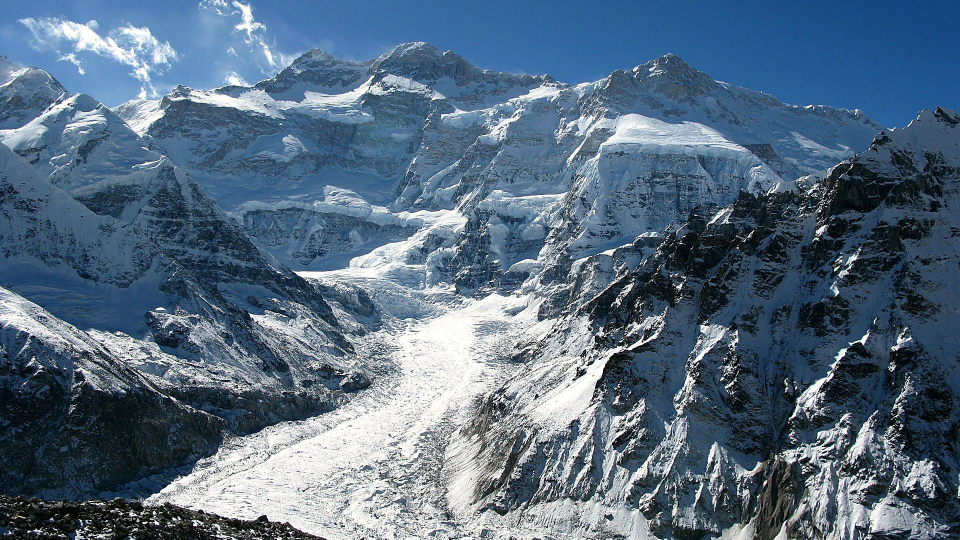
#> input picture images/hero-pangpema.jpg, 1920 x 1079 px (shown at 1/2 size)
$ python make_og_image.py
#> lines starting #> are read from the running program, lines starting #| are printed output that depends on the picture
import os
from PIL import Image, ImageDraw, ImageFont, ImageFilter

IMG_DIR = os.path.join(os.path.dirname(__file__), "..", "images")
SRC = os.path.join(IMG_DIR, "hero-pangpema.jpg")
OUT_JPG = os.path.join(IMG_DIR, "og-image.jpg")
OUT_WEBP = os.path.join(IMG_DIR, "og-image.webp")

W, H = 1200, 630

im = Image.open(SRC).convert("RGB")
#> im is the input picture: PIL image 1920x1079 RGB; mean R, G, B 87, 108.4, 128.6
# cover-crop to 1200x630
src_w, src_h = im.size
#> src_w = 1920; src_h = 1079
target_ratio = W / H
src_ratio = src_w / src_h
#> src_ratio = 1.78
if src_ratio > target_ratio:
    new_w = round(src_h * target_ratio)
    left = (src_w - new_w) // 2
    im = im.crop((left, 0, left + new_w, src_h))
else:
    new_h = round(src_w / target_ratio)
#> new_h = 1008
    top = (src_h - new_h) // 2
#> top = 35
    im = im.crop((0, top, src_w, top + new_h))
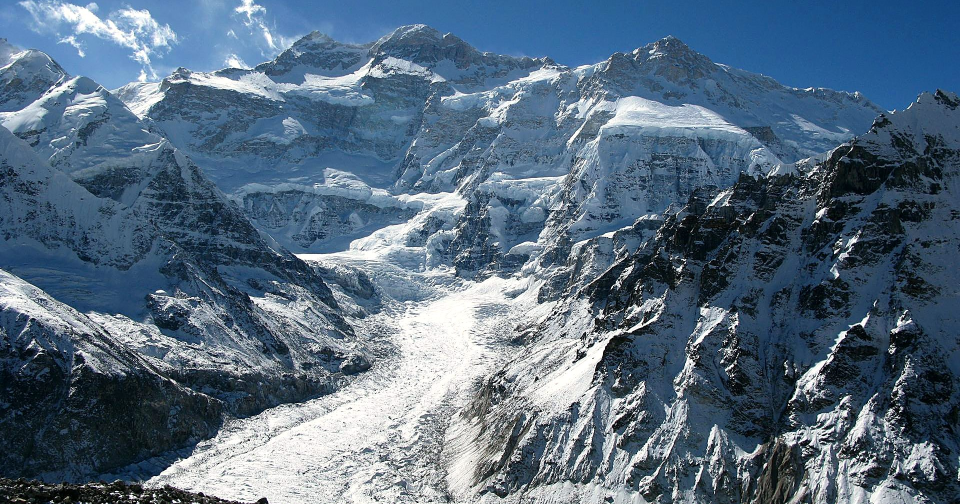
#> im: PIL image 1920x1008 RGB (shown at 1/2 size); mean R, G, B 87.1, 108.2, 127.9
im = im.resize((W, H), Image.LANCZOS)
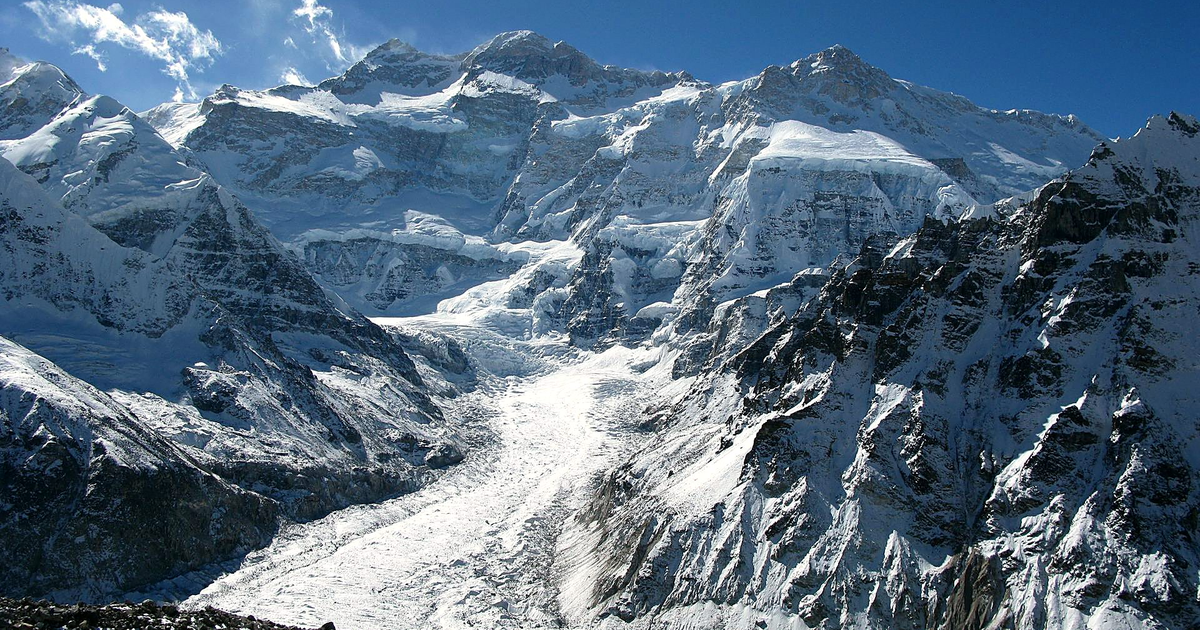
#> im: PIL image 1200x630 RGB; mean R, G, B 87.1, 108.1, 127.8

# darken gradient overlay for text legibility (bottom + left)
overlay = Image.new("L", (W, H), 0)
#> overlay: PIL image 1200x630 L; every value is 0
draw_o = ImageDraw.Draw(overlay)
for y in range(H):
    alpha = int(160 * (y / H) ** 1.3)
    draw_o.line([(0, y), (W, y)], fill=alpha)
dark = Image.new("RGB", (W, H), (10, 14, 20))
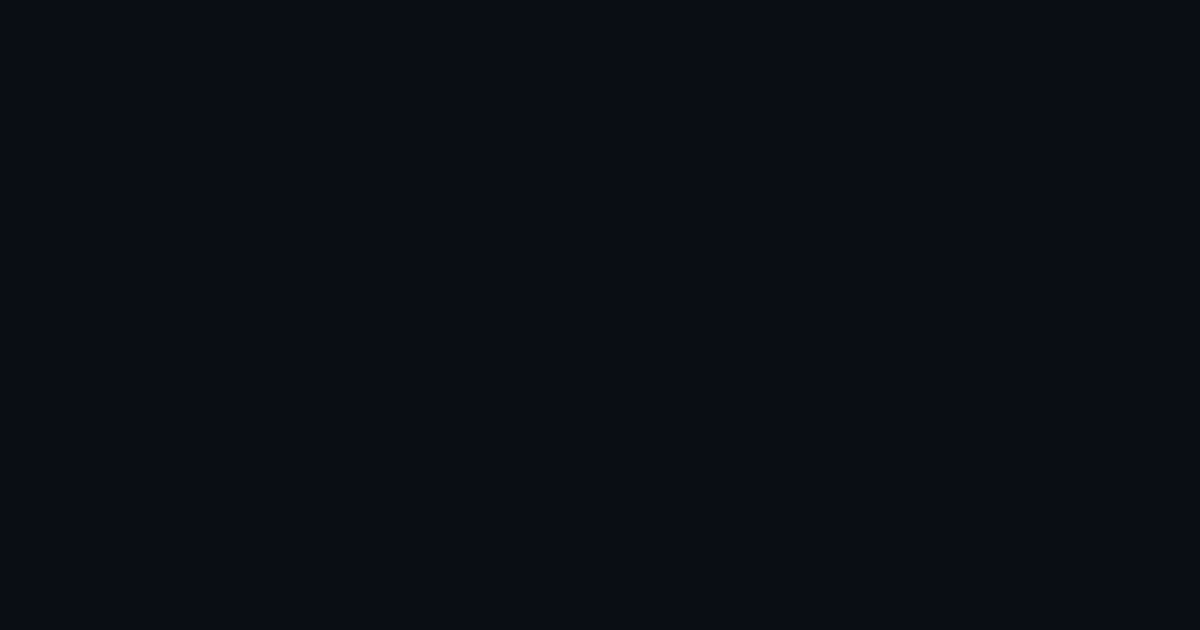
#> dark: PIL image 1200x630 RGB; mean R, G, B 10, 14, 20
im = Image.composite(dark, im, overlay)
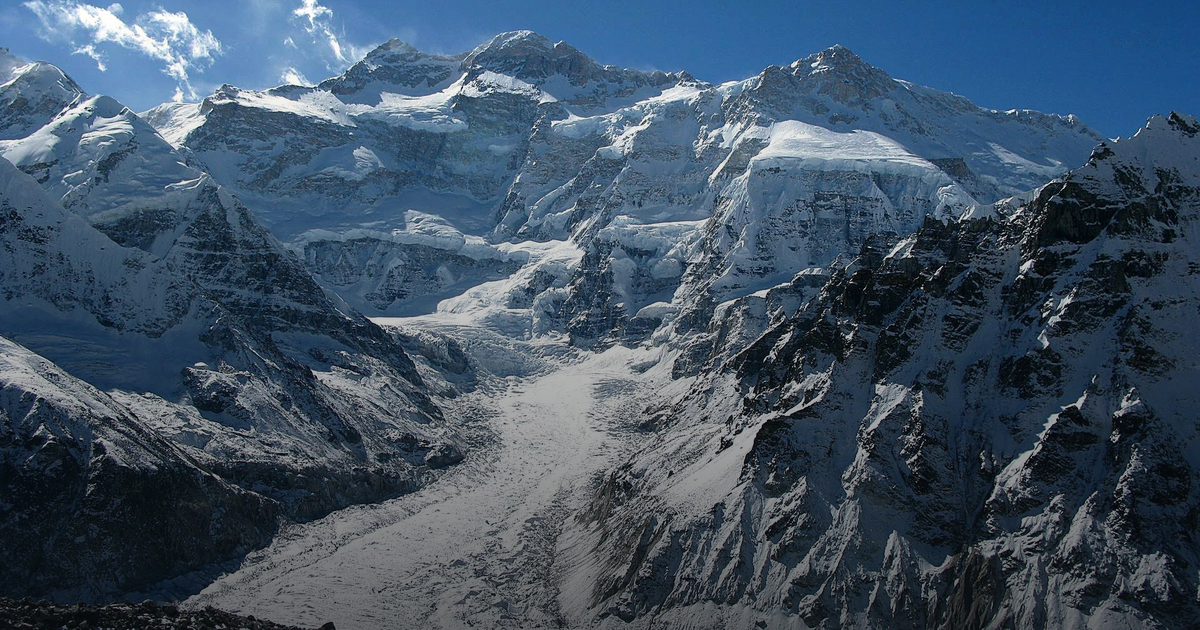
#> im: PIL image 1200x630 RGB; mean R, G, B 63.9, 82.4, 100.6

draw = ImageDraw.Draw(im)

serif_bold = "/usr/share/fonts/truetype/dejavu/DejaVuSerif-Bold.ttf"
sans = "/usr/share/fonts/truetype/dejavu/DejaVuSans.ttf"

f_kicker = ImageFont.truetype(sans, 30)
f_title = ImageFont.truetype(serif_bold, 64)
f_sub = ImageFont.truetype(sans, 30)

saffron = (224, 155, 63)
cream = (245, 240, 230)

x = 64
draw.text((x, 380), "КАНЧЕНДЖАНГА · НЕПАЛ", font=f_kicker, fill=saffron)
draw.text((x, 425), "Пять сокровищ снегов", font=f_title, fill=cream)
draw.text((x, 500), "Трек к Канченджанге", font=f_title, fill=cream)
draw.text((x, 575), "5–20 апреля 2027 · северный базовый лагерь, 5143 м", font=f_sub, fill=(214, 210, 202))

im.save(OUT_JPG, "JPEG", quality=85, optimize=True)
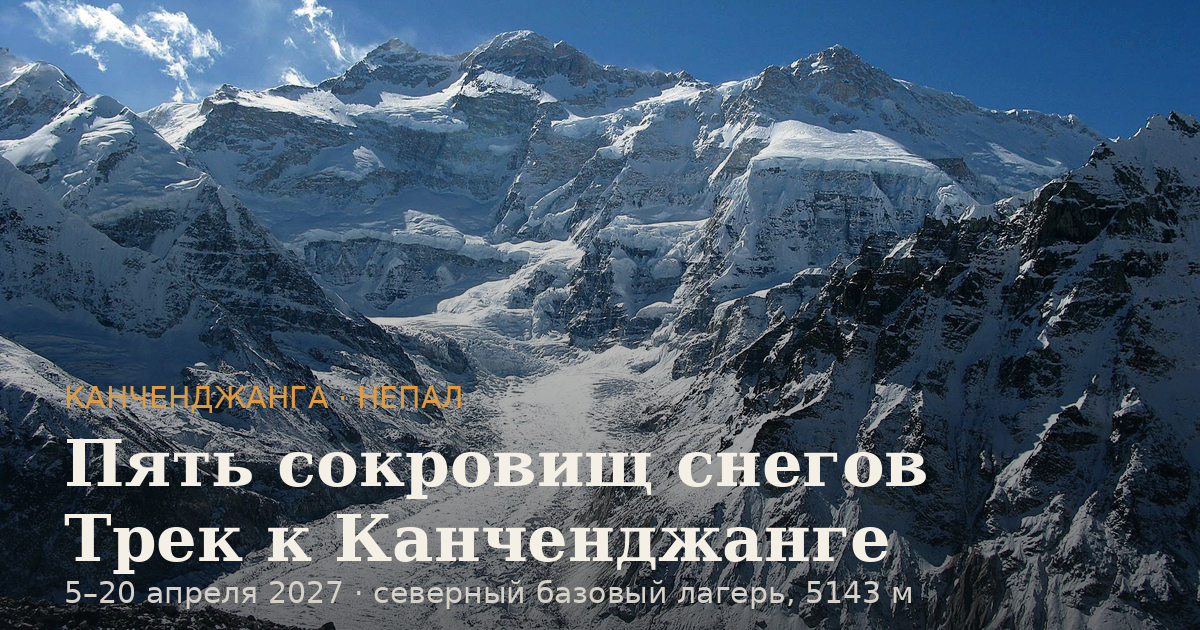
#> saved as og-image.jpg: PIL image 1200x630 RGB; mean R, G, B 72.4, 90.1, 107.2
im.save(OUT_WEBP, "WEBP", quality=82)
print("saved", OUT_JPG, os.path.getsize(OUT_JPG)//1024, "KB")

$ run again, with images/andrey-m.jpg copied over images/hero-pangpema.jpg
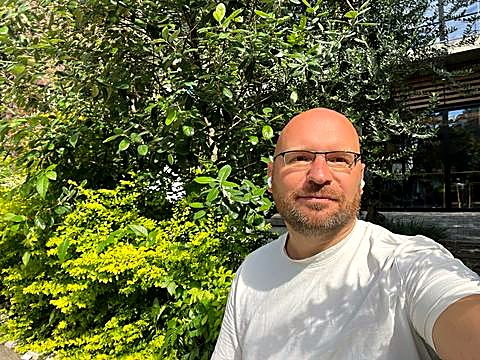
#> input picture images/andrey-m.jpg, 480 x 360 px
#> im is the input picture: PIL image 480x360 RGB; mean R, G, B 107.4, 109.9, 70.7
#> `im = im.resize((W, H), Image.LANCZOS)`:
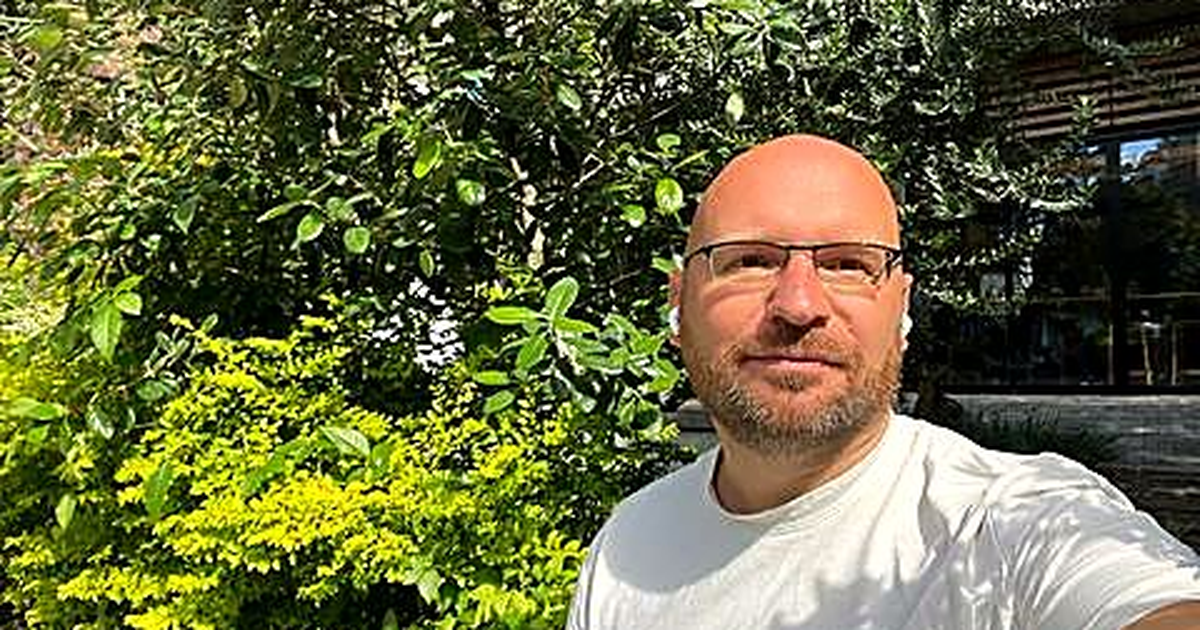
#> im: PIL image 1200x630 RGB; mean R, G, B 103.3, 104.5, 65.2
#> overlay: PIL image 1200x630 L; every value is 0
#> `im.save(OUT_JPG, "JPEG", quality=85, optimize=True)`:
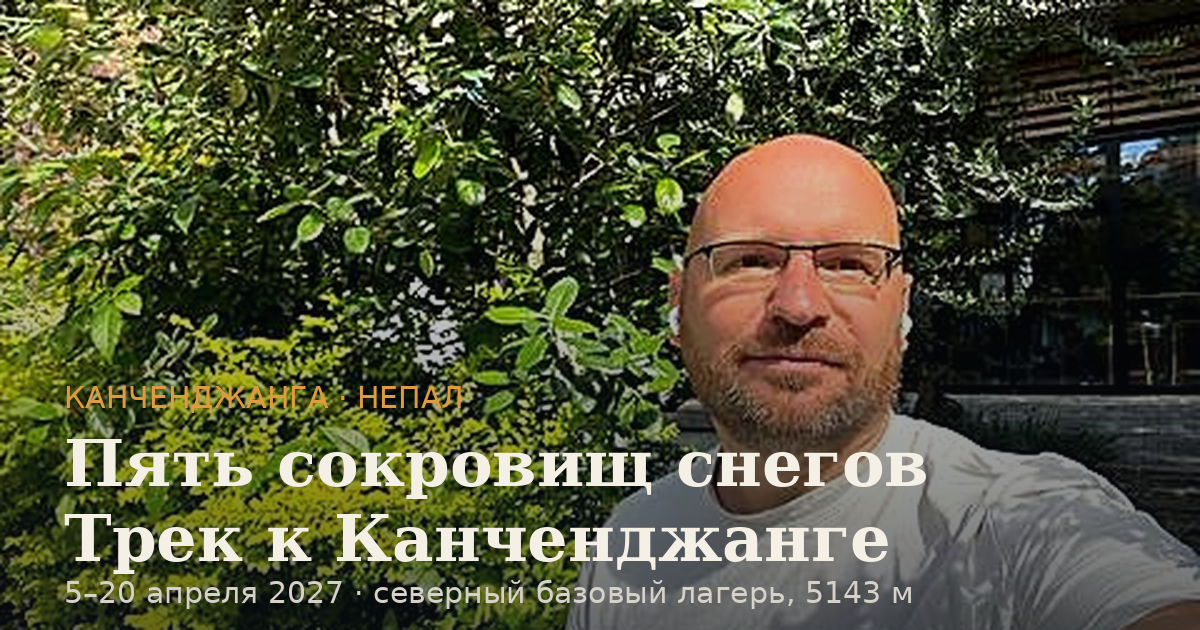
#> saved as og-image.jpg: PIL image 1200x630 RGB; mean R, G, B 81.3, 82.1, 57.4

$ run again, with images/blue-sheep-m.jpg copied over images/hero-pangpema.jpg
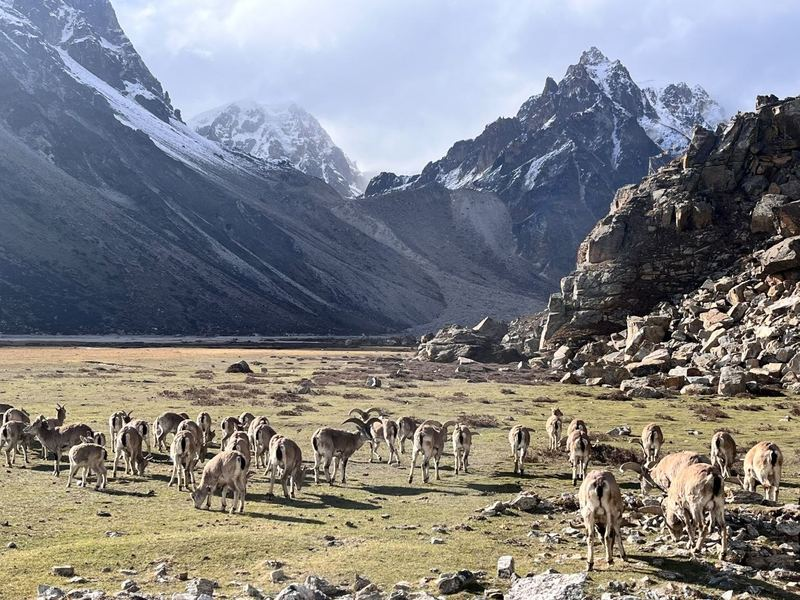
#> input picture images/blue-sheep-m.jpg, 800 x 600 px
#> im is the input picture: PIL image 800x600 RGB; mean R, G, B 128.9, 129.5, 131.8
#> `im = im.resize((W, H), Image.LANCZOS)`:
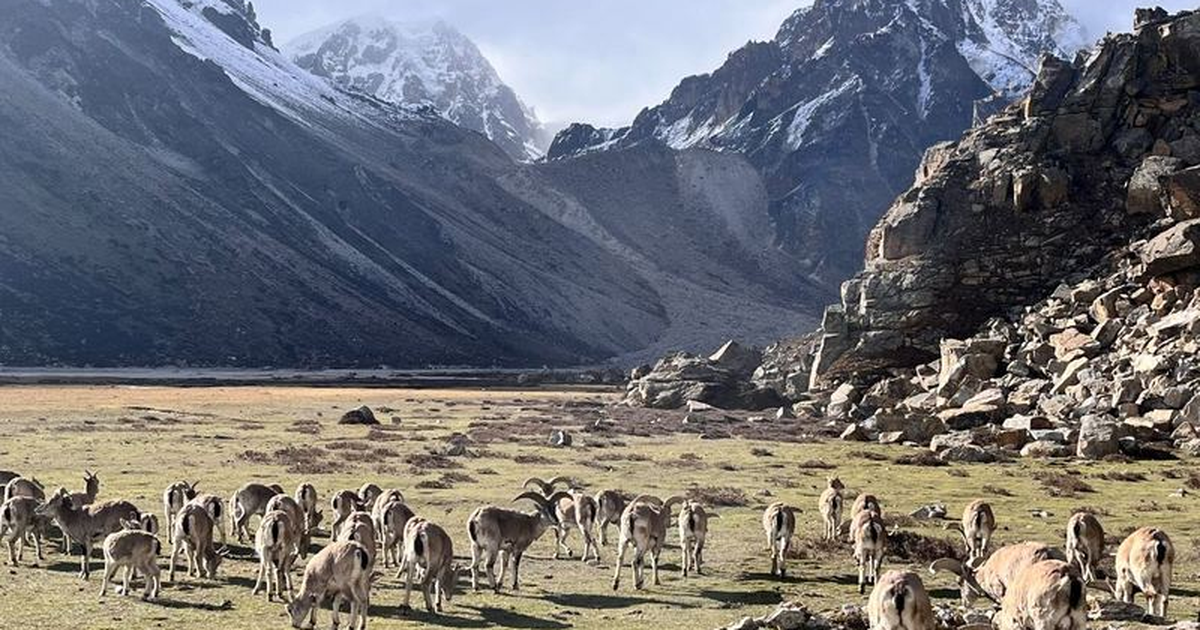
#> im: PIL image 1200x630 RGB; mean R, G, B 110.8, 111.1, 114.3
#> overlay: PIL image 1200x630 L; every value is 0
#> `im.save(OUT_JPG, "JPEG", quality=85, optimize=True)`:
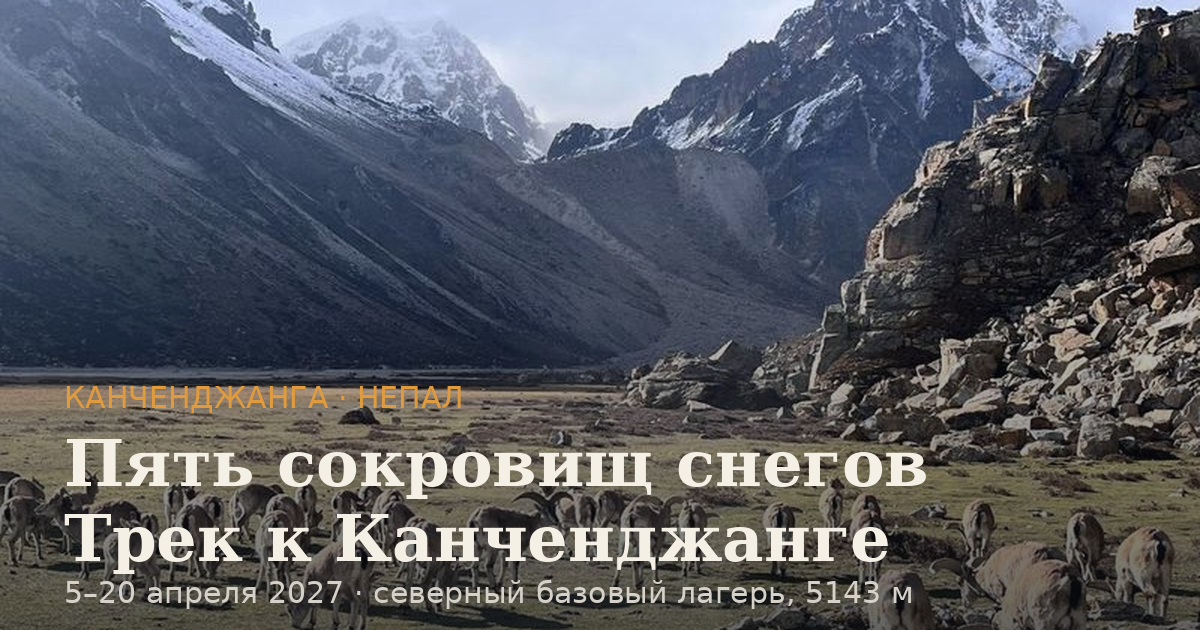
#> saved as og-image.jpg: PIL image 1200x630 RGB; mean R, G, B 87.8, 90.8, 98.1
